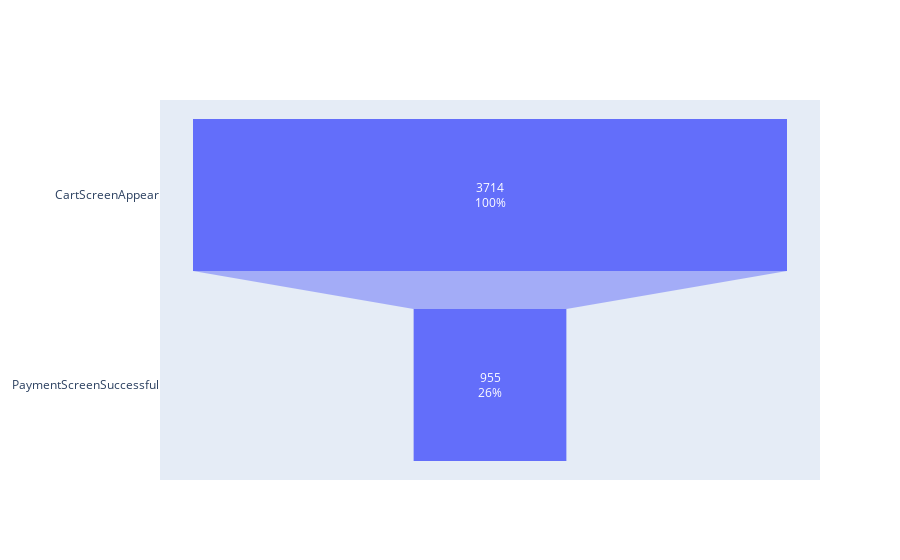

Here is the notebook cell this chart was saved with:
### Markdown cell above
Данная воронка отражает только пользователей прошедших путь 'OffersScreenAppear' - 'CartScreenAppear' - 'PaymentScreenSuccessful'

### Code cell
step_1 = ~users['CartScreenAppear'].isna()
step_2 = step_1 & (users['PaymentScreenSuccessful'] > users['CartScreenAppear'])

funnel_3 = pd.DataFrame(columns=['users'],
                    index=['CartScreenAppear',
                        'PaymentScreenSuccessful'])

funnel_3['CartScreenAppear':] = users[step_1].shape[0]
funnel_3['PaymentScreenSuccessful':] = users[step_2].shape[0]

fig = go.Figure()

fig.add_trace(go.Funnel(
    y = funnel_3.index,
    x = funnel_3['users'],
    textinfo = 'value+percent initial'
))

fig.show()

### Figure 1 — Plotly figure (JSON) as saved in the notebook; plotly's stock layout.template omitted (floating-point values rounded to 4 significant figures)
{"data": [{"textinfo": "value+percent initial", "type": "funnel", "x": [3714, 955], "y": ["CartScreenAppear", "PaymentScreenSuccessful"]}], "layout": {}}
